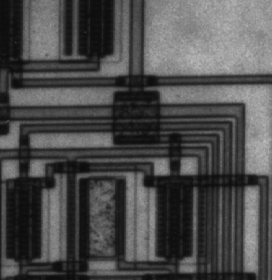
#> input picture lab05 (Edge Detection)/circuit.tif, 272 x 280 px
$ jupyter execute lab-5.ipynb   (shell and % lines are left out)
#> lines starting #> are read from the running program, lines starting #| are printed output that depends on the picture
### lab05 (Edge Detection)/commonfunctions.py


import skimage.io as io
import matplotlib.pyplot as plt
import numpy as np
from skimage.exposure import histogram
from matplotlib.pyplot import bar
from skimage.color import rgb2gray,rgb2hsv

# Convolution:
from scipy.signal import convolve2d
from scipy import fftpack
import math

from skimage.util import random_noise
from skimage.filters import median
from skimage.feature import canny


# Edges
from skimage.filters import sobel_h, sobel, sobel_v,roberts, prewitt

# Show the figures / plots inside the notebook
def show_images(images,titles=None):
    #This function is used to show image(s) with titles by sending an array of images and an array of associated titles.
    # images[0] will be drawn with the title titles[0] if exists
    # You aren't required to understand this function, use it as-is.
    n_ims = len(images)
    if titles is None: titles = ['(%d)' % i for i in range(1,n_ims + 1)]
    fig = plt.figure()
    n = 1
    for image,title in zip(images,titles):
        a = fig.add_subplot(1,n_ims,n)
        if image.ndim == 2:
            plt.gray()
        plt.imshow(image)
        a.set_title(title)
        n += 1
    fig.set_size_inches(np.array(fig.get_size_inches()) * n_ims)
    plt.show()


# [6 lines left out: function showHist, not called in this run]

### lab05 (Edge Detection)/lab-5.ipynb
# Lab 4 - part2
### Edge Detection

https://github.com/scikit-image/scikit-image/blob/master/skimage/filters/edges.py

http://scikit-image.org/docs/0.11.x/auto_examples/plot_edge_filter.html

http://scikit-image.org/docs/dev/auto_examples/edges/plot_canny.html

[cell 1]
from commonfunctions import *
import numpy as np
import skimage.io as io
from skimage.color import rgb2gray
from skimage.filters import roberts, sobel, sobel_h, sobel_v, prewitt
from skimage.feature import canny
from skimage.util.shape import view_as_windows
from skimage.filters import gaussian

[cell 2]
'''
1. Built-in Sobel, Prewill, Roberts, Canny
2. Custom Sobel (V-H-Both)
3. Custom LoG
'''

[cell 3]
# 1. Built-in Sobel, Prewill, Roberts, Canny

# img = rgb2gray(io.imread('circuit.tif'))
img = io.imread('circuit.tif')
#> img is the input picture: shape (280, 272); min 12, max 191, mean 76.3

edge_canny = canny(img)
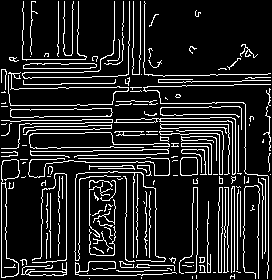
#> edge_canny: shape (280, 272) bool; 14% white in thin lines or dots
edge_canny_2 = canny(img, sigma=2)
#> edge_canny_2: shape (280, 272) bool; 7% white in thin lines or dots
edge_roberts = roberts(img)
edge_sobel = sobel(img)
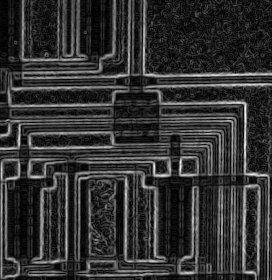
#> edge_sobel: shape (280, 272) float64; min 0, max 0.225, mean 0.0447; drawn with min black and max white
edge_sobel_v = sobel_v(img)
edge_sobel_h = sobel_h(img)
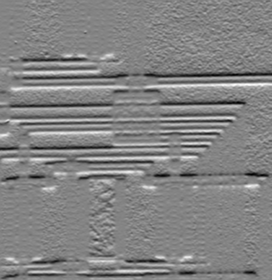
#> edge_sobel_h: shape (280, 272) float64; min -0.287, max 0.268, mean -0.00183; drawn with min black and max white
edge_prewitt = prewitt(img)

show_images([img, edge_canny, edge_canny_2, edge_roberts], ['Original', 'Canny', 'Canny 2', 'Roberts'])
#> in show_images, `n_ims = len(images)`: n_ims = 4
#> the loop in show_images, `for image,title in zip(images,titles):` made 4 passes
#> title on passes 1 to 4: 'Original', 'Canny', 'Canny 2', 'Roberts'
#> after the loop in show_images, `for image,title in zip(images,titles):`: n = 5
show_images([edge_sobel, edge_sobel_v, edge_sobel_h, edge_prewitt], ["Sobel", "Sobel-V", "Sobel-H", "Prewitt"])
#> the loop in show_images (call 2), `for image,title in zip(images,titles):` made 4 passes

[cell 4]
# 2. Custom Sobel (V-H-Both)

img = io.imread('circuit.tif')

hx = [
    [-1,-2,-1],
    [0 ,0 , 0],
    [1 ,2 , 1]
]

hy = [
    [-1,0,1],
    [-2,0,2],
    [-1,0,1]
]

w,h = img.shape
#> w = 280; h = 272

sub_matrices = view_as_windows(img, (3,3), 1)
x_convoluted = np.einsum('ij,klij->kl', hx, sub_matrices)
y_convoluted = np.einsum('ij,klij->kl', hy, sub_matrices)
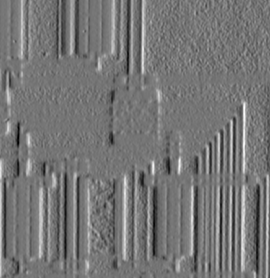
#> y_convoluted: shape (278, 270) int64; min -277, max 324, mean 2.2; drawn with min black and max white

x2_y2 = x_convoluted**2 + y_convoluted**2
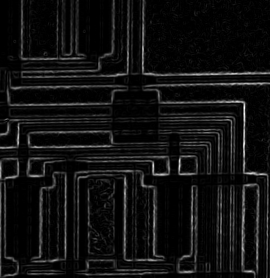
#> x2_y2: shape (278, 270) int64; min 0, max 104980, mean 7073.8; drawn with min black and max white
x2_y2_sqrt = np.sqrt(x2_y2)
x2_y2_sqrt[x2_y2_sqrt < 75] = 0
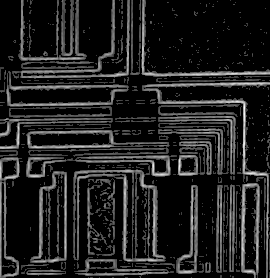
#> x2_y2_sqrt: shape (278, 270) float64; min 0, max 324, mean 41.3; drawn with min black and max white

show_images([x_convoluted, y_convoluted, x2_y2_sqrt], ['Sobel-H', 'Sobel-Y', 'Sobel'])

[cell 5]
# 3. Custom LoG
thres= 20

img = io.imread('circuit.tif')

f1 = [
    [-1,-1,-1],
    [-1,8,-1],
    [-1,-1,-1]
]

f2 = [
    [0,1,0],
    [1,-4,1],
    [0,1,0]
]

img = gaussian(img, sigma = 1.2)

sub_matrices = view_as_windows(img, (3,3), 1)
f1_convoluted = np.einsum('ij,klij->kl', f1, sub_matrices)
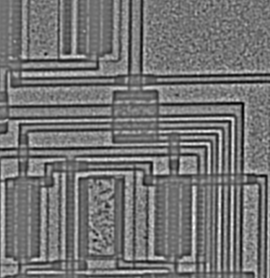
#> f1_convoluted: shape (278, 270) float64; min -0.172, max 0.204, mean 0.000344; drawn with min black and max white
f2_convoluted = np.einsum('ij,klij->kl', f2, sub_matrices)
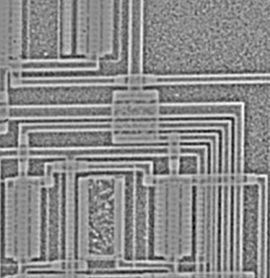
#> f2_convoluted: shape (278, 270) float64; min -0.0692, max 0.0574, mean -0.000115; drawn with min black and max white
f1_convoluted[f1_convoluted < 0.01] = 0
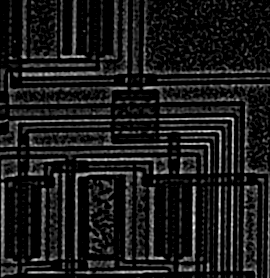
#> f1_convoluted: shape (278, 270) float64; min 0, max 0.204, mean 0.0206; drawn with min black and max white
f2_convoluted[f2_convoluted < 0.01] = 0
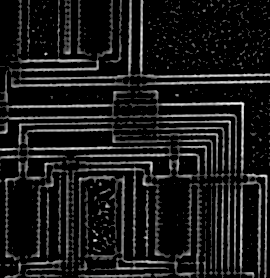
#> f2_convoluted: shape (278, 270) float64; min 0, max 0.0574, mean 0.00582; drawn with min black and max white

show_images([f1_convoluted, f2_convoluted], ['LoG 1', 'LoG 2'])
